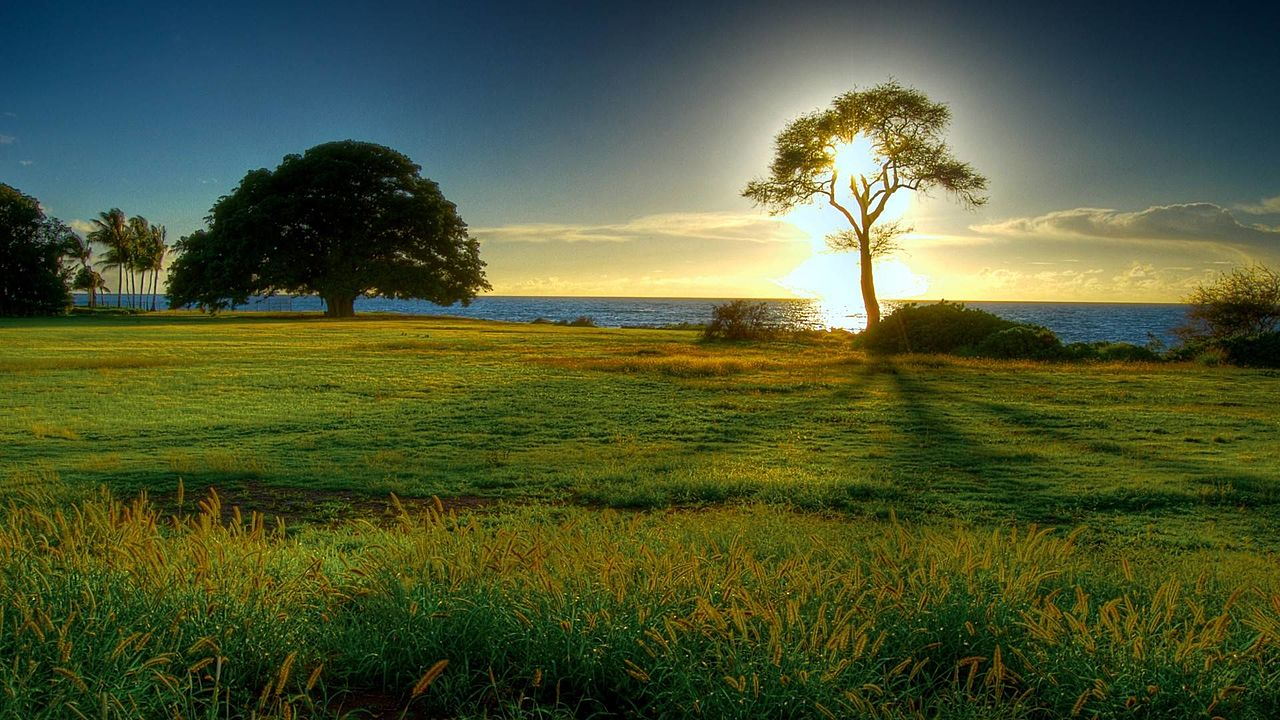
#> input picture images/nature.jpg, 1280 x 720 px
$ python 17_split_n_merge.py
#> lines starting #> are read from the running program, lines starting #| are printed output that depends on the picture
import cv2
from matplotlib import image
import numpy as np

natureImage = cv2.imread("images/nature.jpg")
#> natureImage is the input picture: shape (720, 1280, 3); mean B, G, R 53.1, 88, 77.7

#split the image into component colors

(b,g,r) = cv2.split(natureImage)
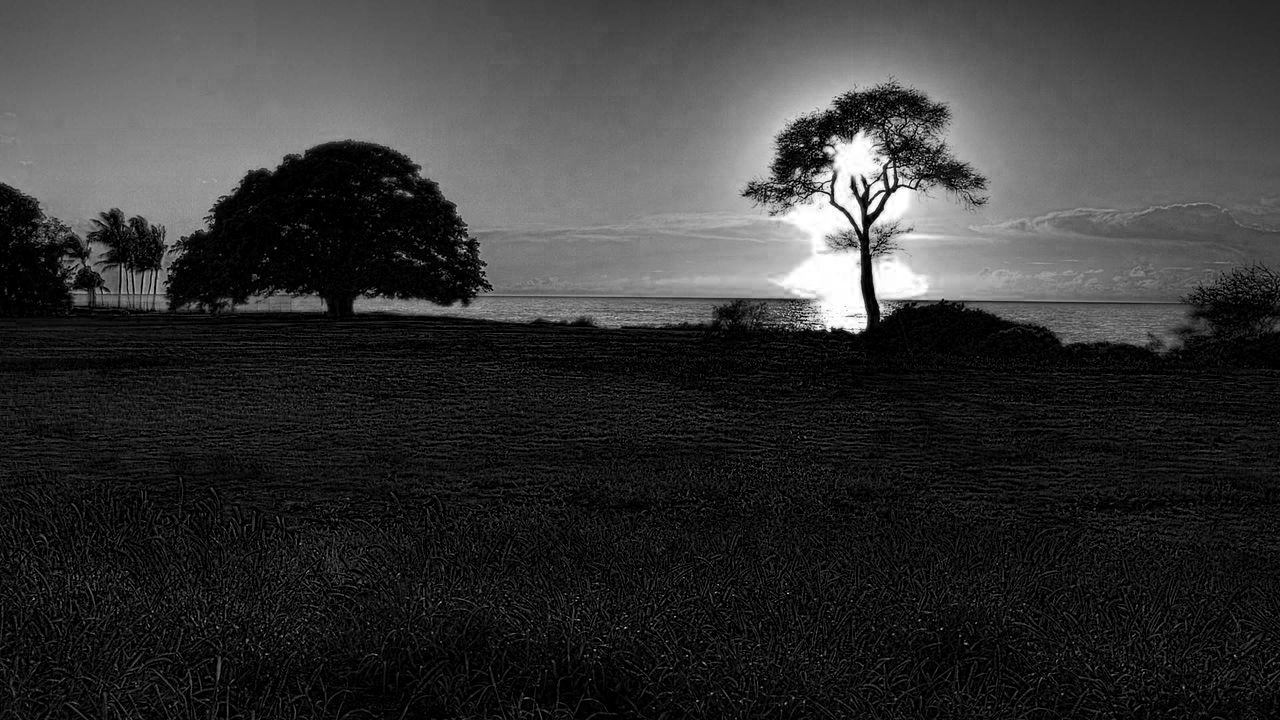
#> b: shape (720, 1280); min 0, max 255, mean 53.1
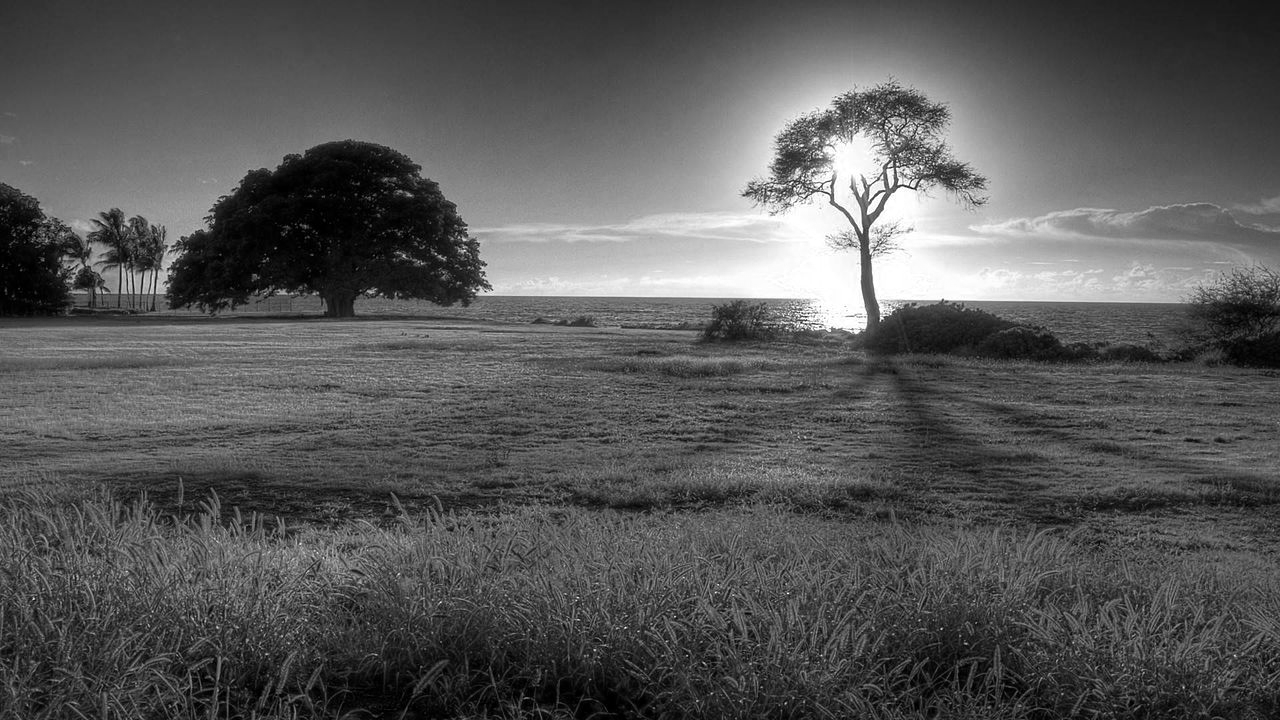
#> g: shape (720, 1280); min 0, max 255, mean 88
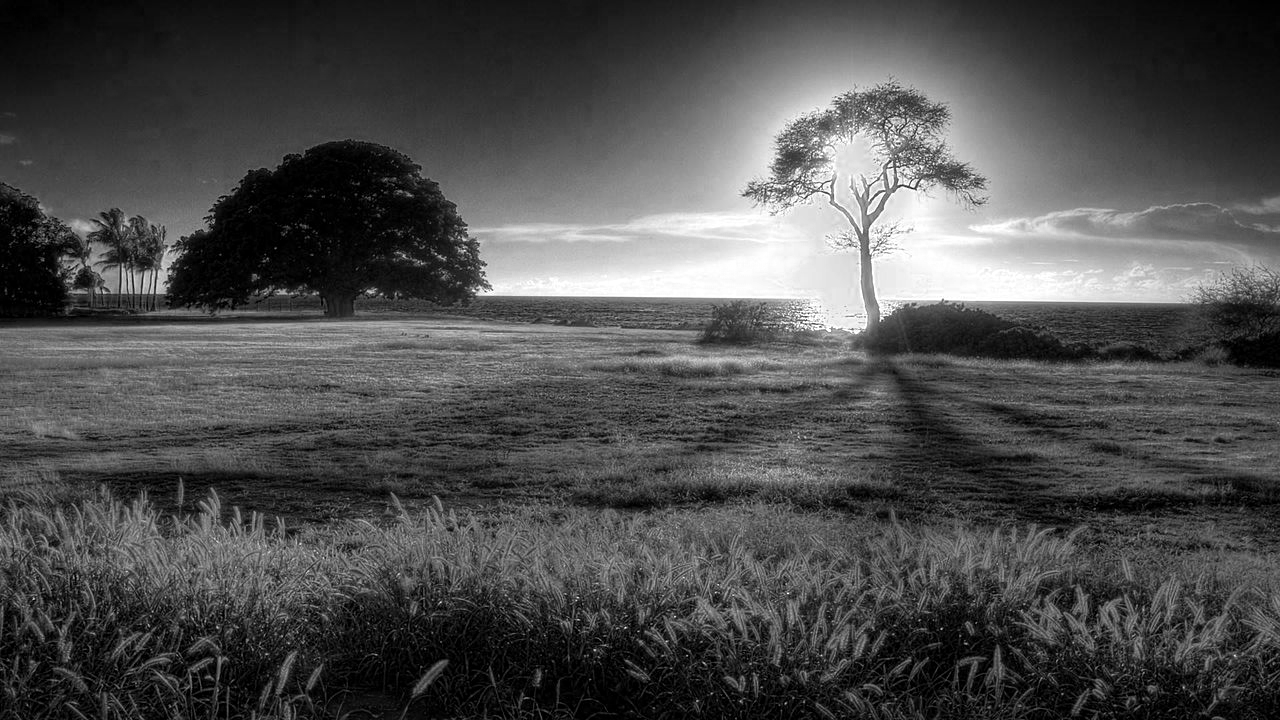
#> r: shape (720, 1280); min 0, max 255, mean 77.7

#show the blue image
cv2.imshow("Blue image",b)
#show the green image
cv2.imshow("Green image",g)
#show the red image
cv2.imshow("Red Image",r)

merged = cv2.merge([b,g,r])
cv2.imshow("Merged Image",merged)
cv2.waitKey(0)

$ run again, with images/cat1.jpg copied over images/nature.jpg
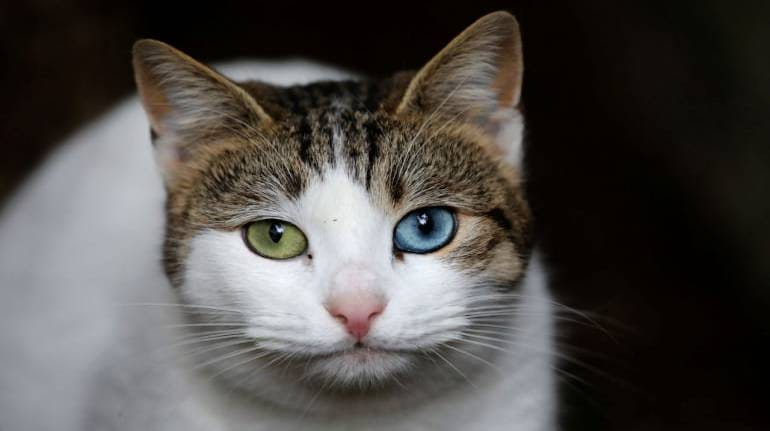
#> input picture images/cat1.jpg, 770 x 431 px
#> natureImage is the input picture: shape (431, 770, 3); mean B, G, R 72.4, 75.2, 78.6
#> `(b,g,r) = cv2.split(natureImage)`:
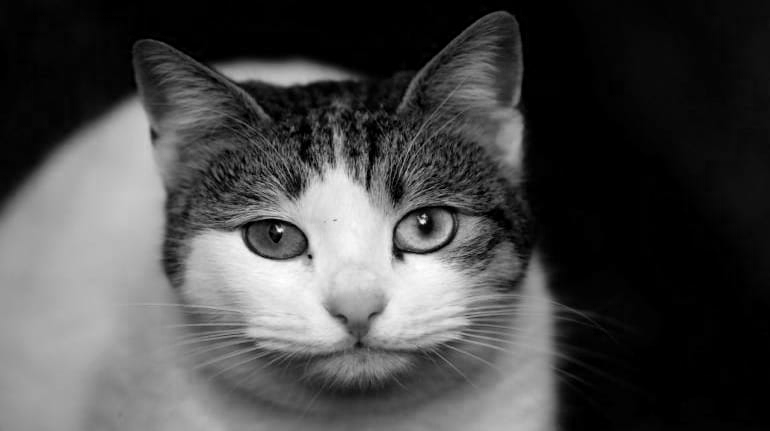
#> b: shape (431, 770); min 0, max 255, mean 72.4
#> `(b,g,r) = cv2.split(natureImage)`:
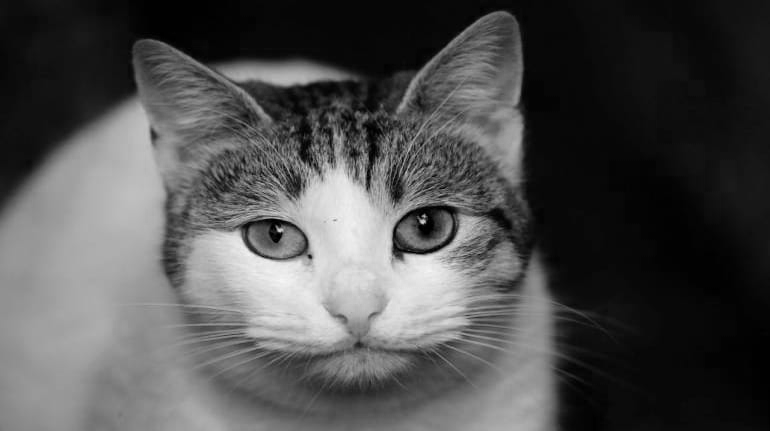
#> r: shape (431, 770); min 0, max 246, mean 78.6
